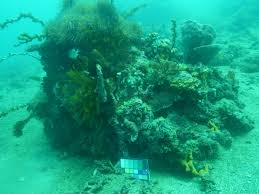
#> input picture images/1.jpeg, 259 x 194 px
$ python -i nuce_utils.py   (imports and definitions only)
#> lines starting #> are read from the running program, lines starting #| are printed output that depends on the picture
#> further down, picture is the input picture: shape (194, 259, 3); mean B, G, R 128.5, 158.6, 22.5
### PSO.py
import numpy as np

class Particle:
    def __init__(self, func, dim, vmin, vmax):
        self.position = np.random.uniform(vmin, vmax, dim)
        self.velocity = np.zeros(dim)

        self.fitness = func(self.position)

        self.best_part_pos = np.copy(self.position)
        self.best_part_fitness = self.fitness


def pso(func, max_iter, num_particles, dim, vmin, vmax, params):

    wmax = params["wmax"]
    wmin = params["wmin"]
    c1 = params["c1"]
    c2 = params["c2"]

    swarm = [Particle(func, dim, vmin, vmax) for _ in range(num_particles)]

    best_swarm_pos = np.zeros(dim)
    best_swarm_fitness = np.inf

    for particle in swarm:
        if particle.fitness < best_swarm_fitness:
            best_swarm_fitness = particle.fitness
            best_swarm_pos = np.copy(particle.position)

    for it in range(max_iter):

        w = wmax - ((wmax - wmin) / max_iter) * it

        for particle in swarm:

            r1 = np.random.rand(dim)
            r2 = np.random.rand(dim)

            particle.velocity = (
                w * particle.velocity
                + c1 * r1 * (particle.best_part_pos - particle.position)
                + c2 * r2 * (best_swarm_pos - particle.position)
            )

            particle.position += particle.velocity
            particle.position = np.clip(particle.position, vmin, vmax)

            particle.fitness = func(particle.position)

            if particle.fitness < particle.best_part_fitness:
                particle.best_part_fitness = particle.fitness
                particle.best_part_pos = np.copy(particle.position)

            if particle.fitness < best_swarm_fitness:
                best_swarm_fitness = particle.fitness
                best_swarm_pos = np.copy(particle.position)

    return {"position": best_swarm_pos, "cost": best_swarm_fitness}

### nuce_utils.py
import numpy as np
import cv2 as cv
from PSO import pso
from skimage.metrics import structural_similarity as ssim


def superior_inferior_split(img):

    B, G, R = cv.split(img)
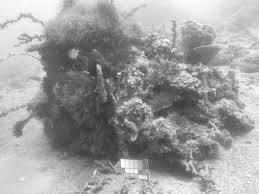
#> G: shape (194, 259); min 50, max 255, mean 158.6
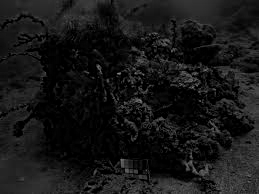
#> R: shape (194, 259); min 0, max 138, mean 22.5

    pixel = {"B": np.mean(B), "G": np.mean(G), "R": np.mean(R)}
#> pixel = {'B': 128.5, 'G': 158.6, 'R': 22.53}

    pixel_ordered = sorted(pixel.items(), key=lambda x: x[1], reverse=True)
#> pixel_ordered = [('G', 158.6), ('B', 128.5), ('R', 22.53)]

    channels = {"Pmax": None, "Pint": None, "Pmin": None}
    labels = ["Pmax", "Pint", "Pmin"]

    for i, (name, _) in enumerate(pixel_ordered):

        if name == "B":
            channels[labels[i]] = [B, "B"]

        elif name == "G":
            channels[labels[i]] = [G, "G"]

        else:
            channels[labels[i]] = [R, "R"]
#> this loop made 3 passes
#> name on passes 1 to 3: 'G', 'B', 'R'
#> after the loop, channels = 3 items

    return channels


def stack_image(channels):

    for val in channels:

        if val[1] == "B":
            b = val[0]

        elif val[1] == "G":
            g = val[0]

        else:
            r = val[0]

    return np.dstack([b, g, r]).astype(np.uint8)


def neutralize_image(img):

    track = superior_inferior_split(img)
#> track = 3 items

    Pmax = track["Pmax"][0]
    Pint = track["Pint"][0]
    Pmin = track["Pmin"][0]

    J = (np.sum(Pmax) - np.sum(Pint)) / (np.sum(Pmax) + np.sum(Pint) + 1e-6)
#> J = 0.105
    K = (np.sum(Pmax) - np.sum(Pmin)) / (np.sum(Pmax) + np.sum(Pmin) + 1e-6)
#> K = 0.751

    track["Pint"][0] = np.clip(Pint + J * Pmax, 0, 255)
    track["Pmin"][0] = np.clip(Pmin + K * Pmax, 0, 255)

    return stack_image(track.values())
#> in stack_image, `return np.dstack([b, g, r]).astype(np.uint8)`:
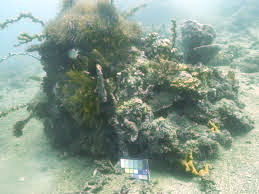
#> returned value: shape (194, 259, 3); mean of channels 0, 1, 2 144.6, 158.6, 141.1; drawn as B, G, R


def Stretching(image):

    result = []

    for c in range(3):

        channel = image[:, :, c]

        stretched = cv.normalize(channel, None, 0, 255, cv.NORM_MINMAX)

        result.append(stretched)
#> this loop made 3 passes
#> pass 1, in Stretching, `stretched = cv.normalize(channel, None, 0, 255, cv.NORM_MINMAX)`:
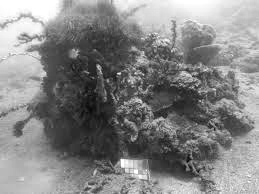
#> stretched: shape (194, 259); min 0, max 255, mean 132.6
#> pass 3, in Stretching, `channel = image[:, :, c]`:
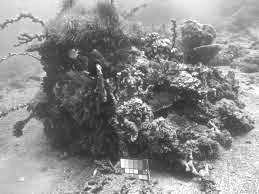
#> channel: shape (194, 259); min 37, max 255, mean 141.1
#> after the loop, result = 3 items

    img = np.dstack(result).astype(np.uint8)

    return img, img


def enhanced_image(img1, img2):

    return cv.addWeighted(img1, 0.5, img2, 0.5, 0)


def pso_image(img):

    group = superior_inferior_split(img)
#> in superior_inferior_split (call 2), `B, G, R = cv.split(img)`:
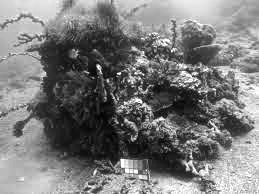
#> R: shape (194, 259); min 0, max 255, mean 121.7
#> in superior_inferior_split (call 2), `pixel = {"B": np.mean(B), "G": np.mean(G), "R": np.mean(R)}`: pixel = {'B': 132.6, 'G': 135.1, 'R': 121.7}
#> in superior_inferior_split (call 2), `pixel_ordered = sorted(pixel.items(), key=lambda x: x[1], reverse=True)`: pixel_ordered = [('G', 135.1), ('B', 132.6), ('R', 121.7)]
#> the loop in superior_inferior_split (call 2), `for i, (name, _) in enumerate(pixel_ordered): ` made 3 passes
#> group = 3 items

    maxi = np.mean(group["Pmax"][0])
#> maxi = 135.1
    inte = np.mean(group["Pint"][0])
#> inte = 132.6
    mini = np.mean(group["Pmin"][0])
#> mini = 121.7

    params = {"wmax": 0.9, "wmin": 0.4, "c1": 2, "c2": 2}

    def fitness(X):
        return (maxi - X[0]) ** 2 + (maxi - X[1]) ** 2

    gbest = pso(fitness, 50, 30, 2, 0, 255, params)
#> in __init__, `self.fitness = func(self.position)`: self.fitness = 2260.4
#> the loop in pso, `for particle in swarm:` made 30 passes
#> best_swarm_fitness on passes 1 to 2: 2260.4, 361.9
#> after the loop in pso, `for particle in swarm:`: best_swarm_fitness = 361.9; best_swarm_pos = [153.7, 138.9]
#> the loop in pso, `for it in range(max_iter): ` made 50 passes
#> w on passes 2 to 13: 0.89, 0.88, 0.87, 0.86, 0.85, 0.84, 0.83, 0.82, 0.81, 0.8, 0.79, 0.78
#> after the loop in pso, `for it in range(max_iter):`: best_swarm_fitness = 0.000568; best_swarm_pos = [135.1, 135.1]; particle.best_part_fitness = 0.085; particle.best_part_pos = [135.1, 134.8]; particle.position = [135.1, 134.6]; particle.velocity = [0.0223, -0.103]
#> gbest = {'position': [135.1, 135.1], 'cost': 0.000568}

    mean_colors = gbest["position"]
#> mean_colors = [135.1, 135.1]

    gamma = np.log((mean_colors + 1) / 255) / np.log((np.array([inte, mini]) + 1) / 255)
#> gamma = [0.971, 0.859]

    gamma = np.clip(gamma, 0.6, 1.4)

    group["Pint"][0] = 255 * np.power(group["Pint"][0] / 255, gamma[0])
    group["Pmin"][0] = 255 * np.power(group["Pmin"][0] / 255, gamma[1])

    return stack_image(group.values())


def unsharp_masking(img, alpha=0.2):

#> called with alpha = 0.2
    blur = cv.GaussianBlur(img, (5, 5), 1)
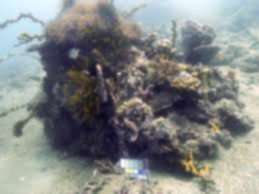
#> blur: shape (194, 259, 3); mean of channels 0, 1, 2 134.1, 135.1, 131.8; drawn as B, G, R

    return cv.addWeighted(img, 1.2, blur, -0.2, 0)


def NUCE(img):

    neu = neutralize_image(img)

    img1, img2 = Stretching(neu)

    dual = enhanced_image(img1, img2)

    pso_res = pso_image(dual)

    final = unsharp_masking(pso_res)

    return final


def calculate_psnr(img1, img2):

    mse = np.mean((img1.astype(np.float32) - img2.astype(np.float32)) ** 2)

    if mse == 0:
        return 100

    PIXEL_MAX = 255.0

    return 20 * np.log10(PIXEL_MAX / np.sqrt(mse))


def calculate_ssim(img1, img2):

    gray1 = cv.cvtColor(img1, cv.COLOR_BGR2GRAY)
    gray2 = cv.cvtColor(img2, cv.COLOR_BGR2GRAY)

    score, _ = ssim(gray1, gray2, full=True)

    return score

>>> import cv2
>>> picture = cv2.imread('images/1.jpeg')
>>> result = NUCE(picture)

$ run again, on images/10.jpeg
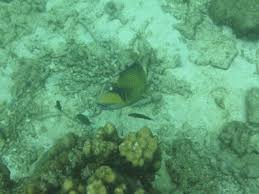
#> input picture images/10.jpeg, 259 x 194 px
#> picture is the input picture: shape (194, 259, 3); mean B, G, R 116.7, 156.9, 96.1
#> in superior_inferior_split, `B, G, R = cv.split(img)`:
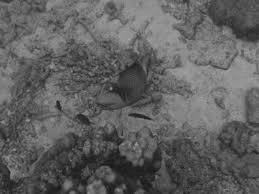
#> R: shape (194, 259); min 18, max 167, mean 96.1
#> pixel = {'B': 116.7, 'G': 156.9, 'R': 96.15}
#> pixel_ordered = [('G', 156.9), ('B', 116.7), ('R', 96.15)]
#> the loop in superior_inferior_split, `for i, (name, _) in enumerate(pixel_ordered): ` made 3 passes
#> name on passes 1 to 3: 'G', 'B', 'R'
#> after the loop in superior_inferior_split, `for i, (name, _) in enumerate(pixel_ordered):`: channels = 3 items
#> J = 0.147
#> K = 0.24
#> after the loop in Stretching, `for c in range(3):`: result = 3 items
#> the loop in superior_inferior_split (call 2), `for i, (name, _) in enumerate(pixel_ordered): ` made 3 passes
#> maxi = 147.4
#> inte = 136.1
#> mini = 135.1
#> self.fitness = 1277.9
#> the loop in pso, `for particle in swarm:` made 30 passes
#> best_swarm_fitness on passes 1 to 2: 1277.9, 111.3
#> after the loop in pso, `for particle in swarm:`: best_swarm_fitness = 111.3; best_swarm_pos = [153.7, 138.9]
#> the loop in pso, `for it in range(max_iter): ` made 50 passes
#> w on passes 2 to 9: 0.89, 0.88, 0.87, 0.86, 0.85, 0.84, 0.83, 0.82
#> after the loop in pso, `for it in range(max_iter):`: best_swarm_fitness = 0.000667; best_swarm_pos = [147.4, 147.4]; particle.best_part_fitness = 0.00257; particle.best_part_pos = [147.4, 147.4]; particle.velocity = [-0.0162, -0.191]
#> gbest = {'position': [147.4, 147.4], 'cost': 0.000667}
#> mean_colors = [147.4, 147.4]
#> gamma = [0.872, 0.862]
#> in unsharp_masking, `blur = cv.GaussianBlur(img, (5, 5), 1)`:
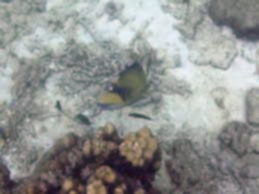
#> blur: shape (194, 259, 3); mean of channels 0, 1, 2 145.5, 147.4, 145.5; drawn as B, G, R

$ run again, on images/12.jpeg
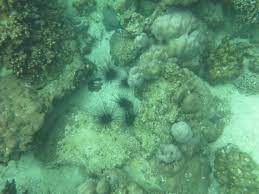
#> input picture images/12.jpeg, 259 x 194 px
#> picture is the input picture: shape (194, 259, 3); mean B, G, R 111.4, 147.1, 92.9
#> pixel = {'B': 111.4, 'G': 147.1, 'R': 92.89}
#> pixel_ordered = [('G', 147.1), ('B', 111.4), ('R', 92.89)]
#> the loop in superior_inferior_split, `for i, (name, _) in enumerate(pixel_ordered): ` made 3 passes
#> name on passes 1 to 3: 'G', 'B', 'R'
#> after the loop in superior_inferior_split, `for i, (name, _) in enumerate(pixel_ordered):`: channels = 3 items
#> J = 0.138
#> K = 0.226
#> after the loop in Stretching, `for c in range(3):`: result = 3 items
#> in superior_inferior_split (call 2), `B, G, R = cv.split(img)`:
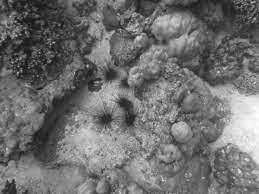
#> R: shape (194, 259); min 0, max 255, mean 110.9
#> pixel = {'B': 120.1, 'G': 124, 'R': 110.9}
#> pixel_ordered = [('G', 124), ('B', 120.1), ('R', 110.9)]
#> the loop in superior_inferior_split (call 2), `for i, (name, _) in enumerate(pixel_ordered): ` made 3 passes
#> group = 3 items
#> maxi = 124
#> inte = 120.1
#> mini = 110.9
#> self.fitness = 3666.8
#> the loop in pso, `for particle in swarm:` made 30 passes
#> best_swarm_fitness on passes 1, 2, 15: 3666.8, 1108.7, 415.1
#> after the loop in pso, `for particle in swarm:`: best_swarm_fitness = 415.1; best_swarm_pos = [133.1, 105.7]
#> the loop in pso, `for it in range(max_iter): ` made 50 passes
#> w on passes 2 to 9: 0.89, 0.88, 0.87, 0.86, 0.85, 0.84, 0.83, 0.82
#> after the loop in pso, `for it in range(max_iter):`: best_swarm_fitness = 0.000689; best_swarm_pos = [124, 124]; particle.best_part_fitness = 0.00244; particle.best_part_pos = [124, 123.9]; particle.position = [124, 123.8]; particle.velocity = [0.0416, -0.072]
#> gbest = {'position': [124, 124], 'cost': 0.000689}
#> mean_colors = [124, 124]
#> gamma = [0.958, 0.866]
#> in unsharp_masking, `blur = cv.GaussianBlur(img, (5, 5), 1)`:
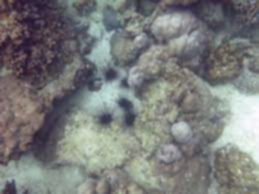
#> blur: shape (194, 259, 3); mean of channels 0, 1, 2 123.2, 124, 122.4; drawn as B, G, R

$ run again, on images/13.jpeg
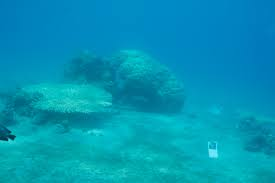
#> input picture images/13.jpeg, 275 x 183 px
#> picture is the input picture: shape (183, 275, 3); mean B, G, R 181.5, 149.5, 2
#> pixel = {'B': 181.5, 'G': 149.5, 'R': 2.02}
#> pixel_ordered = [('B', 181.5), ('G', 149.5), ('R', 2.02)]
#> the loop in superior_inferior_split, `for i, (name, _) in enumerate(pixel_ordered): ` made 3 passes
#> name on passes 1 to 3: 'B', 'G', 'R'
#> after the loop in superior_inferior_split, `for i, (name, _) in enumerate(pixel_ordered):`: channels = 3 items
#> J = 0.0967
#> K = 0.978
#> after the loop in Stretching, `for c in range(3):`: result = 3 items
#> in Stretching, `img = np.dstack(result).astype(np.uint8)`:
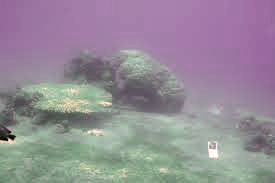
#> img: shape (183, 275, 3); mean of channels 0, 1, 2 151.4, 139.9, 148.7; drawn as B, G, R
#> the loop in superior_inferior_split (call 2), `for i, (name, _) in enumerate(pixel_ordered): ` made 3 passes
#> maxi = 151.4
#> inte = 148.7
#> mini = 139.9
#> self.fitness = 1089.6
#> the loop in pso, `for particle in swarm:` made 30 passes
#> best_swarm_fitness on passes 1, 2, 19: 1089.6, 160.9, 56.46
#> after the loop in pso, `for particle in swarm:`: best_swarm_fitness = 56.46; best_swarm_pos = [156.1, 157.3]
#> the loop in pso, `for it in range(max_iter): ` made 50 passes
#> w on passes 2 to 9: 0.89, 0.88, 0.87, 0.86, 0.85, 0.84, 0.83, 0.82
#> after the loop in pso, `for it in range(max_iter):`: best_swarm_fitness = 7.19e-05; best_swarm_pos = [151.4, 151.4]; particle.best_part_fitness = 0.00559; particle.best_part_pos = [151.5, 151.4]; particle.position = [151.4, 151.3]; particle.velocity = [-0.0438, -0.0411]
#> gbest = {'position': [151.4, 151.4], 'cost': 7.19e-05}
#> mean_colors = [151.4, 151.4]
#> gamma = [0.967, 0.867]
